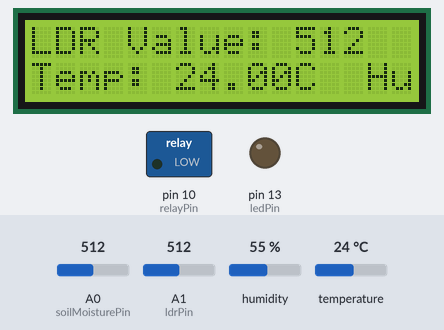
The sketch below on a simulated Arduino Uno, built with avr-gcc and run on an emulated ATmega328P. On the bench: 16×2 character LCD, switched loads named in the sketch (green lamp = pin HIGH), output pins drawn as LEDs (lit = HIGH). Inputs (shaded band) come from the test bench; at power-on: A0 (soilMoisturePin) = 512, temperature 24 °C, A1 (ldrPin) = 512, humidity 55 %. What the sketch prints to the serial monitor is not drawn.

Above: at 1.2 s.
1.3 s: A0 (soilMoisturePin) set to 310
7.5 s: A0 (soilMoisturePin) set to 282
At 9.7 s:
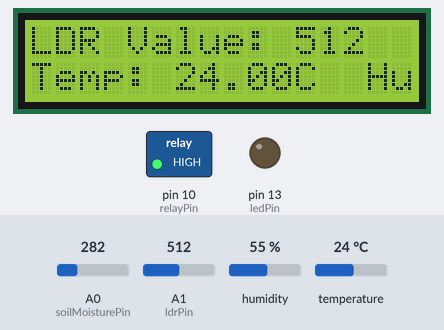
10.0 s: temperature set to 12 °C
At 11.7 s:
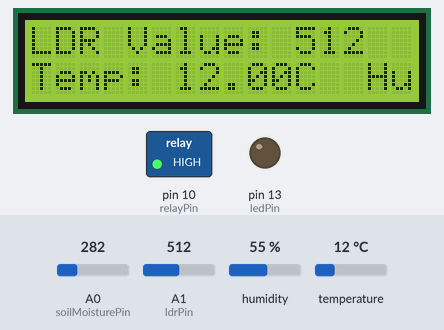
12.1 s: A1 (ldrPin) set to 716
At 13.5 s:
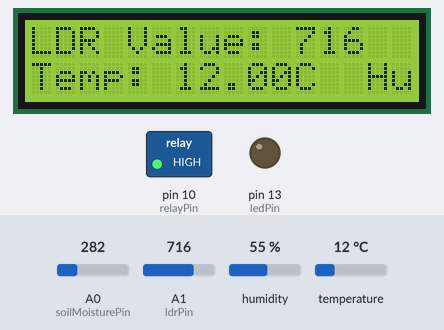
14.2 s: temperature set to 19 °C
At 15.3 s:
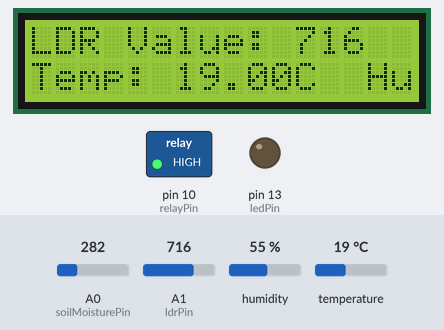
16.3 s: A1 (ldrPin) set to 992
At 18.2 s:
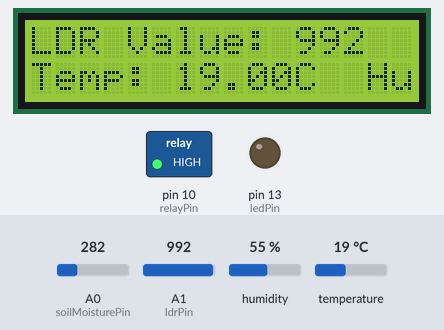
Timing chart, 0 to 19.4 s (numbered marks = the images above; inputs shaded):
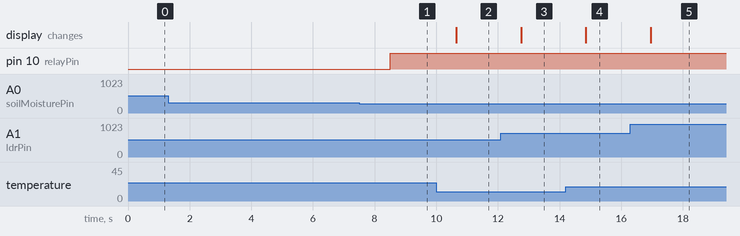

Measured:
- the behaviour switches between 300 and 299 on A0 (soilMoisturePin) (found by bisection; images 0 and 1)
- after the input at 1.3 s, every drawn part: stays the same
- after the input at 7.5 s, pin 10 (relayPin): LOW → HIGH after 1.0 s
- after the input at 10.0 s, the display: changes after 0.65 s (image 2)
- after the input at 12.1 s, the display: changes after 0.65 s (image 3)
- after the input at 14.2 s, the display: changes after 0.66 s (image 4)
- after the input at 16.3 s, the display: changes after 0.66 s (image 5)

The sketch:

Guna_Intel.ino
```cpp
#include <LiquidCrystal.h>
#include <DHT.h>

const int soilMoisturePin = A0; // Analog pin connected to the soil moisture sensor
const int ldrPin = A1;          // Analog pin connected to the LDR
const int irSensorPin = 2;      // Digital pin connected to the IR sensor
const int relayPin = 10;        // Digital pin connected to the relay module
const int ledPin = 13;          // Digital pin connected to the LED

#define DHTPIN 3                 // Digital pin connected to the DHT sensor
#define DHTTYPE DHT11            // DHT sensor type

DHT dht(DHTPIN, DHTTYPE);
LiquidCrystal lcd(12, 11, 5, 4, 3, 2); // LCD pin configuration: rs, en, d4, d5, d6, d7

void setup() {
  pinMode(soilMoisturePin, INPUT); // Set soil moisture pin as input
  pinMode(ldrPin, INPUT);           // Set LDR pin as input
  pinMode(irSensorPin, INPUT);      // Set IR sensor pin as input
  pinMode(relayPin, OUTPUT);        // Set relay pin as output
  pinMode(ledPin, OUTPUT);          // Set LED pin as output

  lcd.begin(16, 2);   // Initialize the LCD with 16 columns and 2 rows
  Serial.begin(9600); // Initialize serial communication at 9600 baud
  dht.begin();        // Initialize the DHT sensor
}

void loop() {
  // Read sensor data
  int soilMoisture = analogRead(soilMoisturePin); // Read soil moisture value
  int ldrValue = analogRead(ldrPin);              // Read LDR value
  int irSensorValue = digitalRead(irSensorPin);    // Read IR sensor value
  float humidity = dht.readHumidity();             // Read humidity value
  float temperature = dht.readTemperature();       // Read temperature value in Celsius

  // Display LDR value on LCD
  lcd.clear();
  lcd.setCursor(0, 0);
  lcd.print("LDR Value: ");
  lcd.print(ldrValue);

  // Display DHT data on LCD
  lcd.setCursor(0, 1);
  lcd.print("Temp: ");
  lcd.print(temperature);
  lcd.print("C  Humidity: ");
  lcd.print(humidity);
  lcd.print("%");

  // If moisture level is low, turn on the relay
  if (soilMoisture < 300) {
    digitalWrite(relayPin, HIGH);
  } else {
    digitalWrite(relayPin, LOW);
  }

  // If IR sensor is high, turn on the LED
  if (irSensorValue == HIGH) {
    digitalWrite(ledPin, HIGH);
  } else {
    digitalWrite(ledPin, LOW);
  }

  // Print sensor values to serial monitor for debugging
  Serial.print("Soil Moisture: ");
  Serial.print(soilMoisture);
  Serial.print(", LDR Value: ");
  Serial.print(ldrValue);
  Serial.print(", IR Sensor Value: ");
  Serial.print(irSensorValue);
  Serial.print(", Temperature: ");
  Serial.print(temperature);
  Serial.print("C, Humidity: ");
  Serial.print(humidity);
  Serial.println("%");

  delay(1000); // Delay before next reading (adjust as needed)
}
```
